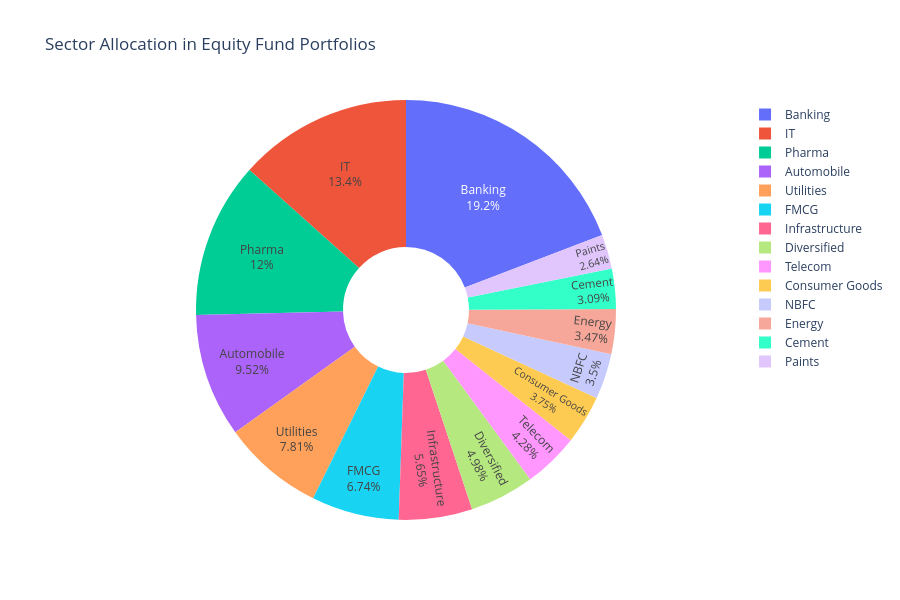

Source (notebook cell):
### Code cell
# Task 9: Sector allocation pie/donut chart

if "sector" in portfolio.columns and "weight_pct" in portfolio.columns:
    sector_allocation = portfolio.groupby("sector")["weight_pct"].sum().sort_values(ascending=False)
    
    fig = go.Figure(data=[go.Pie(
        labels=sector_allocation.index,
        values=sector_allocation.values,
        hole=0.3,  # Creates donut chart
        textposition="inside",
        textinfo="label+percent"
    )])
    
    fig.update_layout(
        title="Sector Allocation in Equity Fund Portfolios",
        height=600,
        template="plotly_white"
    )
    
    fig.write_html("../reports/09_sector_allocation.html")
    fig.write_image("../reports/09_sector_allocation.png", width=1000, height=600)
    fig.show()
    
    print("✅ Task 9 Complete: Sector Allocation")
    print(f"\n   Top sectors by weight:")
    print(sector_allocation.head(10))
else:
    print("⚠️  Portfolio/sector data not available in expected format")
    print("   Columns available:", portfolio.columns.tolist())

### Figure 1 — Plotly figure (JSON) as saved in the notebook; plotly's stock layout.template omitted (floating-point values rounded to 4 significant figures)
{"data": [{"hole": 0.3, "labels": ["Banking", "IT", "Pharma", "Automobile", "Utilities", "FMCG", "Infrastructure", "Diversified", "Telecom", "Consumer Goods", "NBFC", "Energy", "Cement", "Paints"], "textinfo": "label+percent", "textposition": "inside", "type": "pie", "values": [652.3, 455.5, 407.4, 323.6, 265.5, 229.1, 192.2, 169.2, 145.6, 127.6, 119.1, 117.9, 105.0, 89.86]}], "layout": {"height": 600, "title": {"text": "Sector Allocation in Equity Fund Portfolios"}}}
